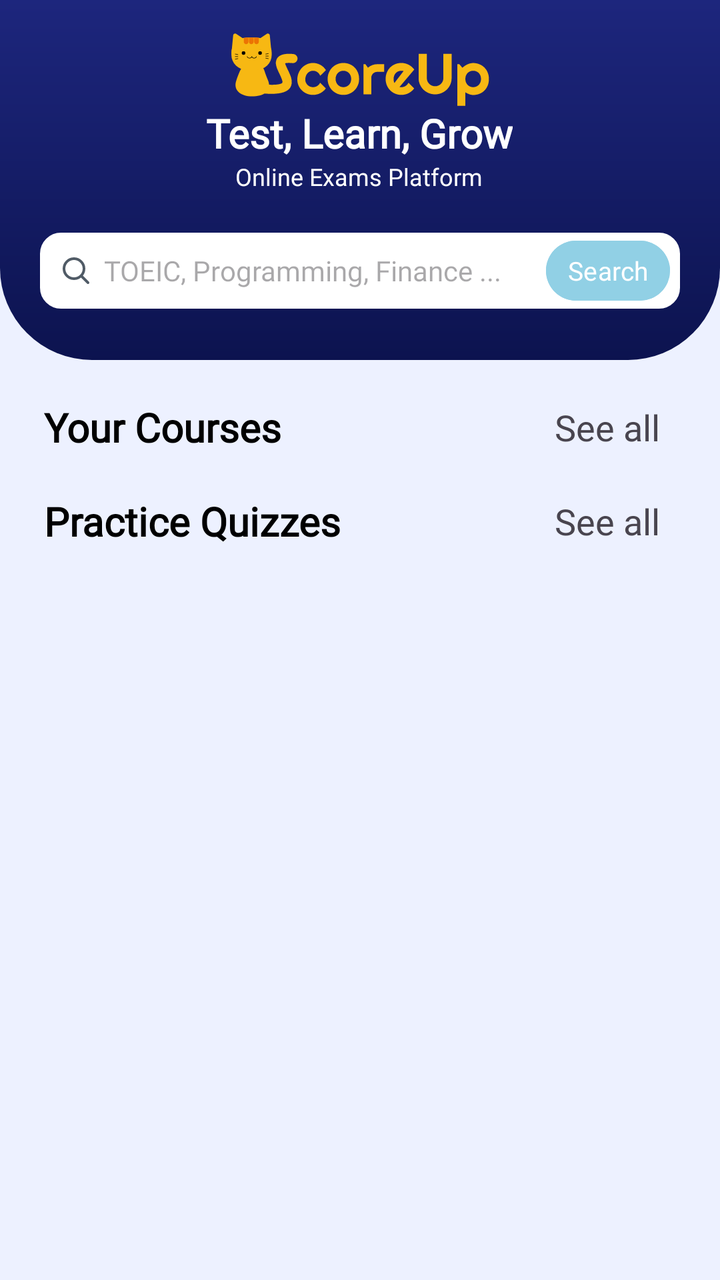
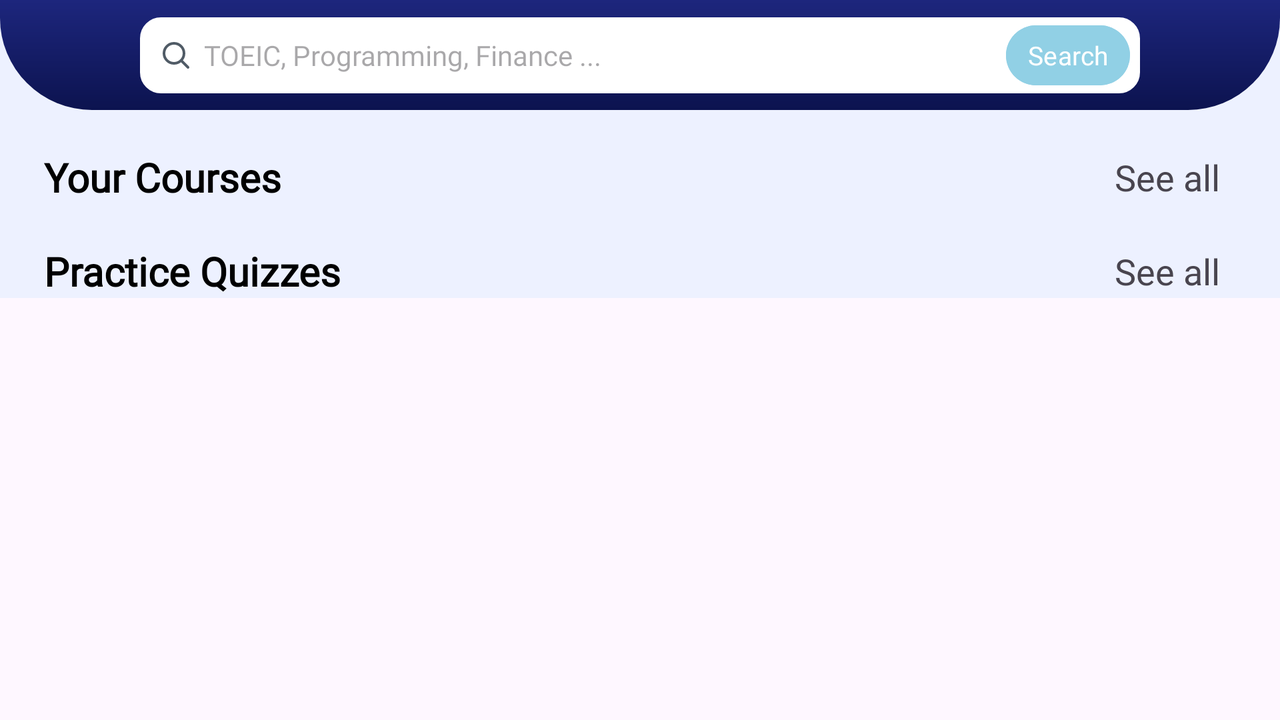

One screen, two layout resources from the same app: the default and the repository's alternative for another configuration. Each is rendered where Android would select it; the XML of both is given below.
<!-- AndroidManifest.xml: application theme Theme.ScoreUp -->
<!-- res/layout/fragment_home.xml -->
<?xml version="1.0" encoding="utf-8"?>
<FrameLayout xmlns:android="http://schemas.android.com/apk/res/android"
    xmlns:app="http://schemas.android.com/apk/res-auto"
    xmlns:tools="http://schemas.android.com/tools"
    android:layout_width="match_parent"
    android:layout_height="match_parent"
    android:background="#EDF1FF"
    tools:context=".HomeFragment">

    <LinearLayout
        android:id="@+id/linearLayout"
        android:layout_width="match_parent"
        android:layout_height="wrap_content"
        android:background="#EDF1FF"
        android:orientation="vertical"
        app:layout_constraintBottom_toBottomOf="parent"
        app:layout_constraintEnd_toEndOf="parent"
        app:layout_constraintStart_toStartOf="parent"
        app:layout_constraintTop_toTopOf="parent">

        <androidx.constraintlayout.widget.ConstraintLayout
            android:layout_width="match_parent"
            android:layout_height="180dp"
            android:background="@drawable/gradient_header">


            <ImageView
                android:id="@+id/imgLogo"
                android:layout_width="130dp"
                android:layout_height="37dp"
                android:layout_marginTop="16dp"
                android:background="@drawable/logo"
                app:layout_constraintBottom_toTopOf="@+id/txtH1"
                app:layout_constraintEnd_toEndOf="parent"
                app:layout_constraintHorizontal_bias="0.498"
                app:layout_constraintStart_toStartOf="parent"
                app:layout_constraintTop_toTopOf="parent" />

            <TextView
                android:id="@+id/txtH1"
                android:layout_width="wrap_content"
                android:layout_height="wrap_content"
                android:layout_marginStart="122dp"
                android:layout_marginEnd="123dp"
                android:fontFamily="@font/montserrat"
                android:text="Test, Learn, Grow"
                android:textColor="@color/white"
                android:textSize="20dp"
                android:textStyle="bold"
                app:layout_constraintBottom_toTopOf="@+id/txtH2"
                app:layout_constraintEnd_toEndOf="parent"
                app:layout_constraintStart_toStartOf="parent"
                app:layout_constraintTop_toBottomOf="@+id/imgLogo" />

            <TextView
                android:id="@+id/txtH2"
                android:layout_width="wrap_content"
                android:layout_height="wrap_content"
                android:layout_marginStart="142dp"
                android:layout_marginEnd="143dp"
                android:layout_marginBottom="20dp"
                android:fontFamily="@font/montserrat"
                android:text="Online Exams Platform"
                android:textColor="@color/white"
                android:textSize="12sp"
                app:layout_constraintBottom_toTopOf="@+id/edtSearch"
                app:layout_constraintEnd_toEndOf="parent"
                app:layout_constraintStart_toStartOf="parent"
                app:layout_constraintTop_toBottomOf="@+id/txtH1"
                app:layout_constraintVertical_bias="0.0" />

            <EditText
                android:id="@+id/edtSearch"
                android:layout_width="match_parent"
                android:layout_height="38dp"
                android:layout_marginHorizontal="20dp"
                android:layout_marginStart="20dp"
                android:layout_marginTop="20dp"
                android:layout_marginEnd="20dp"
                android:background="@drawable/search"
                android:backgroundTint="@color/white"
                android:drawableStart="@drawable/search_icon"
                android:drawablePadding="6dp"
                android:fontFamily="@font/montserrat"
                android:hint="TOEIC, Programming, Finance ..."
                android:inputType="text"
                android:paddingStart="10dp"
                android:textColor="#505B66"
                android:textSize="14dp"
                app:layout_constraintEnd_toEndOf="parent"
                app:layout_constraintHorizontal_bias="0.0"
                app:layout_constraintStart_toStartOf="parent"
                app:layout_constraintTop_toBottomOf="@+id/txtH2" />

            <Button
                android:id="@+id/btnSearch"
                android:layout_width="62dp"
                android:layout_height="38dp"
                android:layout_marginEnd="5dp"
                android:backgroundTint="#91D0E5"
                android:fontFamily="@font/montserrat"
                android:padding="0dp"
                android:text="Search"
                android:textColor="@color/white"
                android:textSize="13dp"
                android:textStyle="normal"
                app:layout_constraintBottom_toBottomOf="@+id/edtSearch"
                app:layout_constraintEnd_toEndOf="@+id/edtSearch"
                app:layout_constraintHorizontal_bias="1.0"
                app:layout_constraintStart_toStartOf="@+id/edtSearch"
                app:layout_constraintTop_toTopOf="@+id/edtSearch" />
        </androidx.constraintlayout.widget.ConstraintLayout>

        <ScrollView
            android:layout_width="match_parent"
            android:layout_height="wrap_content"
            android:layout_weight="0"
            android:background="#EDF1FF">

            <LinearLayout
                android:layout_width="match_parent"
                android:layout_height="wrap_content"
                android:orientation="vertical">

                <LinearLayout
                    android:layout_width="match_parent"
                    android:layout_height="wrap_content"
                    android:layout_marginHorizontal="20dp"
                    android:layout_marginTop="20dp"
                    android:background="#EDF1FF"
                    android:gravity="center_vertical"
                    android:orientation="horizontal">

                    <TextView
                        android:id="@+id/txtYourCourses"
                        android:layout_width="wrap_content"
                        android:layout_height="wrap_content"
                        android:layout_gravity="start"
                        android:layout_marginLeft="2dp"
                        android:layout_weight="1"
                        android:fontFamily="@font/montserrat"
                        android:gravity="center_vertical"
                        android:text="Your Courses"
                        android:textColor="@color/black"
                        android:textSize="20dp"
                        android:textStyle="bold" />

                    <TextView
                        android:id="@+id/txtSeeAll"
                        android:layout_width="wrap_content"
                        android:layout_height="match_parent"
                        android:layout_marginRight="10dp"
                        android:layout_weight="1"
                        android:fontFamily="@font/montserrat"
                        android:gravity="center_vertical|right"
                        android:text="See all"
                        android:textSize="18dp" />


                </LinearLayout>


                <HorizontalScrollView
                    android:layout_width="match_parent"
                    android:layout_height="wrap_content"
                    android:layout_weight="0"
                    android:scrollbars="none">


                    <androidx.recyclerview.widget.RecyclerView
                        android:id="@+id/courseRV"
                        android:layout_width="match_parent"
                        android:layout_height="wrap_content"
                        android:scrollbars="horizontal"
                        />
                </HorizontalScrollView>

                <LinearLayout
                    android:layout_width="match_parent"
                    android:layout_height="match_parent"
                    android:layout_marginHorizontal="20dp"
                    android:layout_marginTop="20dp"
                    android:background="#EDF1FF"
                    android:gravity="center_vertical"
                    android:orientation="horizontal">

                    <TextView
                        android:id="@+id/txtPracticeQuizz"
                        android:layout_width="wrap_content"
                        android:layout_height="wrap_content"
                        android:layout_gravity="start"
                        android:layout_marginLeft="2dp"
                        android:layout_weight="1"
                        android:fontFamily="@font/montserrat"
                        android:gravity="center_vertical"
                        android:text="Practice Quizzes"
                        android:textColor="@color/black"
                        android:textSize="20dp"
                        android:textStyle="bold" />

                    <TextView
                        android:id="@+id/txtSeeAll2"
                        android:layout_width="wrap_content"
                        android:layout_height="match_parent"
                        android:layout_marginRight="10dp"
                        android:layout_weight="1"
                        android:fontFamily="@font/montserrat"
                        android:gravity="center_vertical|right"
                        android:text="See all"
                        android:textSize="18dp" />


                </LinearLayout>

                <HorizontalScrollView
                    android:layout_width="match_parent"
                    android:layout_height="wrap_content"
                    android:layout_weight="0"
                    android:scrollbars="none">


                    <androidx.recyclerview.widget.RecyclerView
                        android:id="@+id/quizzRV"
                        android:layout_width="match_parent"
                        android:layout_height="wrap_content"
                        android:scrollbars="horizontal"
                        tools:listitem="@layout/quizzcardview" />
                </HorizontalScrollView>

            </LinearLayout>


        </ScrollView>
    </LinearLayout>


</FrameLayout>
<!-- res/layout/quizzcardview.xml (included above) -->
<?xml version="1.0" encoding="utf-8"?>
<androidx.constraintlayout.widget.ConstraintLayout xmlns:android="http://schemas.android.com/apk/res/android"

    xmlns:app="http://schemas.android.com/apk/res-auto"
    xmlns:tools="http://schemas.android.com/tools"
    android:id="@+id/course1"
    android:layout_width="200dp"
    android:layout_height="210dp"
    android:layout_marginRight="5dp"
    android:background="@drawable/shadow"
    android:fontFamily="@font/montserrat"
    android:gravity="center_vertical">

    <LinearLayout
        android:layout_width="wrap_content"
        android:layout_height="wrap_content"
        android:orientation="vertical"
        app:layout_constraintBottom_toBottomOf="parent"
        app:layout_constraintEnd_toEndOf="parent"
        app:layout_constraintStart_toStartOf="parent"
        app:layout_constraintTop_toTopOf="parent">

        <TextView
            android:id="@+id/txtTitle2"
            android:layout_width="148dp"
            android:layout_height="wrap_content"
            android:fontFamily="@font/montserrat"
            android:gravity="left|center_horizontal"
            android:text="TOEIC (Listening &amp; Reading)"
            android:textAlignment="center"
            android:textColor="@color/black"
            android:textStyle="bold" />

        <LinearLayout
            android:layout_width="match_parent"
            android:layout_height="wrap_content"
            android:layout_weight="2">

            <TextView
                android:id="@+id/numQuestion"
                android:layout_width="match_parent"
                android:layout_height="wrap_content"
                android:layout_weight="2"
                android:gravity="end"
                android:text="0"
                android:fontFamily="@font/montserrat"
                android:textSize="12dp" />

            <TextView
                android:id="@+id/txtInfo"
                android:layout_width="match_parent"
                android:layout_height="wrap_content"
                android:layout_weight="1"
                android:fontFamily="@font/montserrat"
                android:text=" Questions"
                android:textSize="12dp" />
        </LinearLayout>
    </LinearLayout>


</androidx.constraintlayout.widget.ConstraintLayout>
<!-- resources referenced by this layout -->
<resources>
  <color name="black">#FF000000</color>
  <color name="white">#FFFFFFFF</color>
  <!-- drawable gradient_header (drawable) -->
  <?xml version="1.0" encoding="utf-8"?>
  <shape xmlns:android="http://schemas.android.com/apk/res/android" android:shape="rectangle">
      <gradient android:angle="90" android:startColor="#0C134F" android:endColor="#1D267D" android:type="linear" />
      <corners android:bottomLeftRadius="46dp" android:bottomRightRadius="46dp" />
  </shape>
  <!-- drawable logo: vector/xml drawable (drawable, 9631 chars, omitted) -->
  <!-- drawable search (drawable) -->
  <?xml version="1.0" encoding="utf-8"?>
  <shape xmlns:android="http://schemas.android.com/apk/res/android" android:shape="rectangle">
    <stroke android:color="@color/material_dynamic_neutral80" android:width="1dp" />
    <corners android:radius="10dp" />
  
  </shape>
  <!-- drawable search_icon (drawable) -->
  <vector xmlns:android="http://schemas.android.com/apk/res/android"
      android:width="16dp"
      android:height="16dp"
      android:viewportWidth="24"
      android:viewportHeight="24">
    <path
        android:pathData="M15.795,15.811L21,21M18,10.5C18,14.642 14.642,18 10.5,18C6.358,18 3,14.642 3,10.5C3,6.358 6.358,3 10.5,3C14.642,3 18,6.358 18,10.5Z"
        android:strokeLineJoin="round"
        android:strokeWidth="2"
        android:fillColor="#00000000"
        android:strokeColor="#505B66"
        android:strokeLineCap="round"/>
  </vector>
  <!-- drawable shadow: png bitmap (drawable, 2849 bytes) -->
  <style name="Theme.ScoreUp" parent="Base.Theme.ScoreUp" />
  <style name="Base.Theme.ScoreUp" parent="Theme.Material3.DayNight.NoActionBar">
          
          
      </style>
</resources>
<!-- res/layout-land/fragment_home.xml (the repository's variant of the layout above) -->
<!-- drawn on the phone turned sideways -->
<?xml version="1.0" encoding="utf-8"?>
<FrameLayout xmlns:android="http://schemas.android.com/apk/res/android"
    xmlns:app="http://schemas.android.com/apk/res-auto"
    xmlns:tools="http://schemas.android.com/tools"
    android:layout_width="match_parent"
    android:layout_height="match_parent"
    tools:context=".HomeFragment">

    <LinearLayout
        android:id="@+id/linearLayout"
        android:layout_width="match_parent"
        android:layout_height="wrap_content"
        android:background="#EDF1FF"
        android:orientation="vertical"
        app:layout_constraintBottom_toBottomOf="parent"
        app:layout_constraintEnd_toEndOf="parent"
        app:layout_constraintStart_toStartOf="parent"
        app:layout_constraintTop_toTopOf="parent">

        <androidx.constraintlayout.widget.ConstraintLayout
            android:layout_width="match_parent"
            android:layout_height="55dp"
            android:background="@drawable/gradient_header">

            <TextView
                android:id="@+id/txtName"
                android:layout_width="0dp"
                android:layout_height="0dp"
                android:text=""
                />

            <EditText
                android:id="@+id/edtSearch"
                android:layout_width="500dp"
                android:layout_height="38dp"
                android:layout_marginHorizontal="20dp"
                android:background="@drawable/search"
                android:backgroundTint="@color/white"
                android:drawableStart="@drawable/search_icon"
                android:drawablePadding="6dp"
                android:fontFamily="@font/montserrat"
                android:hint="TOEIC, Programming, Finance ..."
                android:inputType="text"
                android:paddingStart="10dp"
                android:textColor="#505B66"
                android:textSize="14dp"
                app:layout_constraintBottom_toBottomOf="parent"
                app:layout_constraintEnd_toEndOf="parent"
                app:layout_constraintStart_toStartOf="parent"
                app:layout_constraintTop_toTopOf="parent" />

            <Button
                android:id="@+id/btnSearch"
                android:layout_width="62dp"
                android:layout_height="38dp"
                android:layout_marginEnd="5dp"
                android:backgroundTint="#91D0E5"
                android:fontFamily="@font/montserrat"
                android:padding="0dp"
                android:text="Search"
                android:textColor="@color/white"
                android:textSize="13dp"
                android:textStyle="normal"
                app:layout_constraintBottom_toBottomOf="@+id/edtSearch"
                app:layout_constraintEnd_toEndOf="@+id/edtSearch"
                app:layout_constraintHorizontal_bias="1.0"
                app:layout_constraintStart_toStartOf="@+id/edtSearch"
                app:layout_constraintTop_toTopOf="@+id/edtSearch" />
        </androidx.constraintlayout.widget.ConstraintLayout>

        <ScrollView
            android:layout_width="match_parent"
            android:layout_height="wrap_content"
            android:layout_weight="0"
            android:background="#EDF1FF">

            <LinearLayout
                android:layout_width="match_parent"
                android:layout_height="wrap_content"
                android:orientation="vertical">

                <LinearLayout
                    android:layout_width="match_parent"
                    android:layout_height="wrap_content"
                    android:layout_marginHorizontal="20dp"
                    android:layout_marginTop="20dp"
                    android:background="#EDF1FF"
                    android:gravity="center_vertical"
                    android:orientation="horizontal">

                    <TextView
                        android:id="@+id/txtYourCourses"
                        android:layout_width="wrap_content"
                        android:layout_height="wrap_content"
                        android:layout_gravity="start"
                        android:layout_marginLeft="2dp"
                        android:layout_weight="1"
                        android:fontFamily="@font/montserrat"
                        android:gravity="center_vertical"
                        android:text="Your Courses"
                        android:textColor="@color/black"
                        android:textSize="20dp"
                        android:textStyle="bold" />

                    <TextView
                        android:id="@+id/txtSeeAll"
                        android:layout_width="wrap_content"
                        android:layout_height="match_parent"
                        android:layout_marginRight="10dp"
                        android:layout_weight="1"
                        android:fontFamily="@font/montserrat"
                        android:gravity="center_vertical|right"
                        android:text="See all"
                        android:textSize="18dp" />


                </LinearLayout>


                <HorizontalScrollView
                    android:layout_width="match_parent"
                    android:layout_height="wrap_content"
                    android:layout_weight="0"
                    android:scrollbars="none">


                    <androidx.recyclerview.widget.RecyclerView
                        android:id="@+id/courseRV"
                        android:layout_width="match_parent"
                        android:layout_height="wrap_content"
                        android:scrollbars="horizontal"
                        />
                </HorizontalScrollView>

                <LinearLayout
                    android:layout_width="match_parent"
                    android:layout_height="match_parent"
                    android:layout_marginHorizontal="20dp"
                    android:layout_marginTop="20dp"
                    android:background="#EDF1FF"
                    android:gravity="center_vertical"
                    android:orientation="horizontal">

                    <TextView
                        android:id="@+id/txtPracticeQuizz"
                        android:layout_width="wrap_content"
                        android:layout_height="wrap_content"
                        android:layout_gravity="start"
                        android:layout_marginLeft="2dp"
                        android:layout_weight="1"
                        android:fontFamily="@font/montserrat"
                        android:gravity="center_vertical"
                        android:text="Practice Quizzes"
                        android:textColor="@color/black"
                        android:textSize="20dp"
                        android:textStyle="bold" />

                    <TextView
                        android:id="@+id/txtSeeAll2"
                        android:layout_width="wrap_content"
                        android:layout_height="match_parent"
                        android:layout_marginRight="10dp"
                        android:layout_weight="1"
                        android:fontFamily="@font/montserrat"
                        android:gravity="center_vertical|right"
                        android:text="See all"
                        android:textSize="18dp" />


                </LinearLayout>

                <HorizontalScrollView
                    android:layout_width="match_parent"
                    android:layout_height="wrap_content"
                    android:layout_weight="0"
                    android:scrollbars="none">


                    <androidx.recyclerview.widget.RecyclerView
                        android:id="@+id/quizzRV"
                        android:layout_width="match_parent"
                        android:layout_height="wrap_content"
                        android:scrollbars="horizontal"
                        tools:listitem="@layout/quizzcardview" />
                </HorizontalScrollView>

            </LinearLayout>


        </ScrollView>
    </LinearLayout>


</FrameLayout>
<!-- resources referenced by the variant -->
<!-- as the phone turned sideways resolves them -->
<resources>
  <color name="black">#FF000000</color>
  <color name="white">#FFFFFFFF</color>
  <!-- drawable gradient_header (drawable) -->
  <?xml version="1.0" encoding="utf-8"?>
  <shape xmlns:android="http://schemas.android.com/apk/res/android" android:shape="rectangle">
      <gradient android:angle="90" android:startColor="#0C134F" android:endColor="#1D267D" android:type="linear" />
      <corners android:bottomLeftRadius="46dp" android:bottomRightRadius="46dp" />
  </shape>
  <!-- drawable search (drawable) -->
  <?xml version="1.0" encoding="utf-8"?>
  <shape xmlns:android="http://schemas.android.com/apk/res/android" android:shape="rectangle">
    <stroke android:color="@color/material_dynamic_neutral80" android:width="1dp" />
    <corners android:radius="10dp" />
  
  </shape>
  <!-- drawable search_icon (drawable) -->
  <vector xmlns:android="http://schemas.android.com/apk/res/android"
      android:width="16dp"
      android:height="16dp"
      android:viewportWidth="24"
      android:viewportHeight="24">
    <path
        android:pathData="M15.795,15.811L21,21M18,10.5C18,14.642 14.642,18 10.5,18C6.358,18 3,14.642 3,10.5C3,6.358 6.358,3 10.5,3C14.642,3 18,6.358 18,10.5Z"
        android:strokeLineJoin="round"
        android:strokeWidth="2"
        android:fillColor="#00000000"
        android:strokeColor="#505B66"
        android:strokeLineCap="round"/>
  </vector>
  <!-- drawable shadow: png bitmap (drawable, 2849 bytes) -->
  <style name="Theme.ScoreUp" parent="Base.Theme.ScoreUp" />
  <style name="Base.Theme.ScoreUp" parent="Theme.Material3.DayNight.NoActionBar">
          
          
      </style>
</resources>
